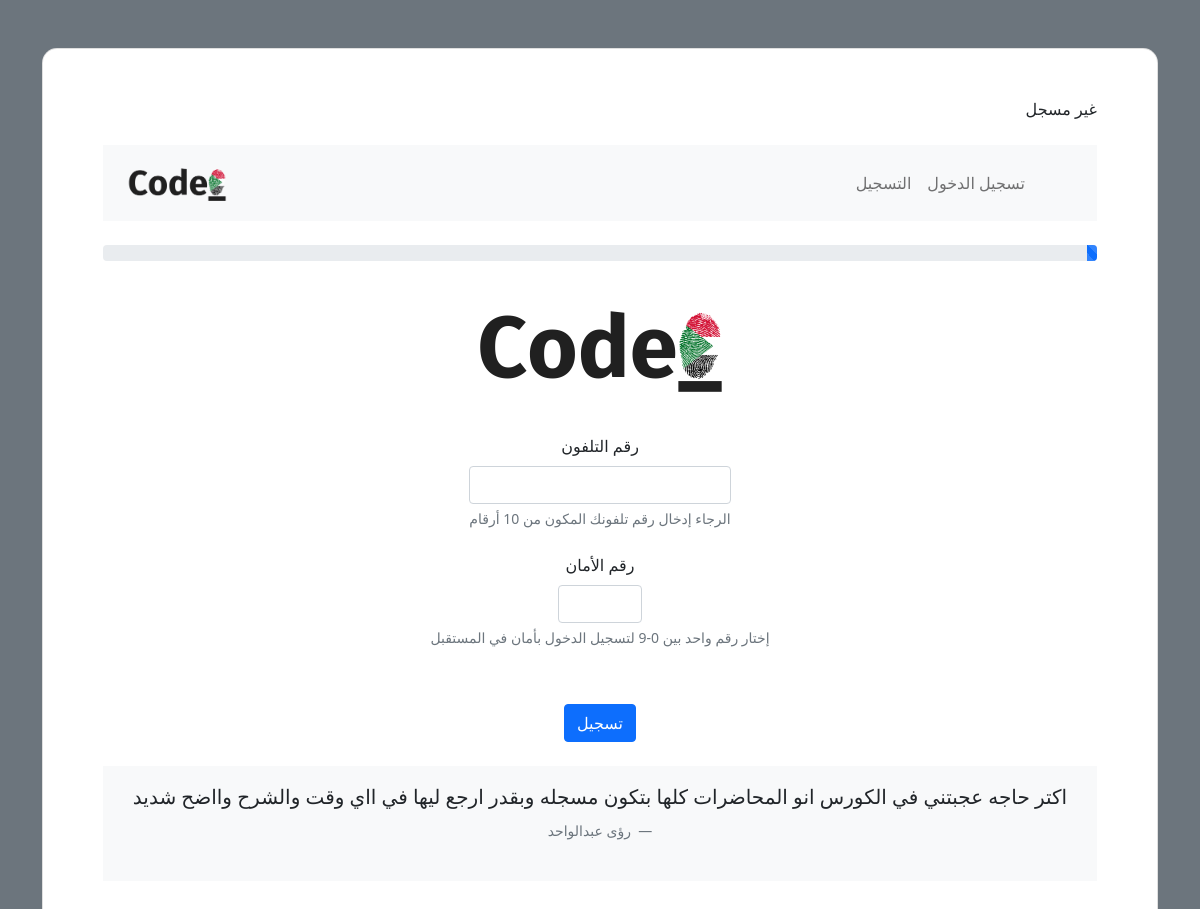
The app's page /register_student/ with its own data.
### registration/models.py (models this page shows, shortened)
class CodeSudanQuote(models.Model):
    id = models.AutoField(primary_key=True)
    quote = models.TextField()
    by = models.CharField(max_length=64)

### registration/views.py (the view, shortened to what this page needs)
# urls.py: path("register_student/", views.register_student, name="register_student"),
def register_student(request):
    if request.method == "GET":
        if request.user.is_authenticated:
            return HttpResponseRedirect(reverse("registration:index"))
        else:
            quote = get_quote()
            return render(request, "registration/register_student.html", {
                "form": register_login_form(),
                "progress": 1,
                "quote": quote,
            })

### registration/forms.py
class register_login_form(ModelForm):
    class Meta:
        model=Student
        fields=["username", "password"]
        labels={
            "username": "رقم التلفون",
            "password": "رقم الأمان",
        }
        help_texts={
            "username": "الرجاء إدخال رقم تلفونك المكون من 10 أرقام",
            "password": "إختار رقم واحد بين 0-9 لتسجيل الدخول بأمان في المستقبل"
        }
        widgets={
            "username": forms.TextInput(attrs={"class": "form-control"}),
            "password": forms.PasswordInput(attrs={"class": "form-control w-25 d-flex", "type": "number", "min": "0", "max": "9", "size": "20",})
        }
        required={
            "username",
            "password"
        }

### registration/utils.py (called while the page is built)
def get_quote():
    try:
        count = CodeSudanQuote.objects.count()
        quote = CodeSudanQuote.objects.all()[randint(0, count -1)]
    except Exception as e:
        print(e)
        return None
    return quote

### registration/templates/registration/register_student.html (shortened to what this page needs)
{% extends "registration/layout.html" %}
{% block body %}
{% load static %}
<h3 class="mb-4 pb-2 pb-md-0 text-center">
  <img src="{% static '/img/logo.png' %}" alt="" width="250">
</h3>
<form action="{% url 'registration:register_student' %}" method='POST'>
  <div class="row">
    <div class="md-6 mb-4 d-flex justify-content-center">
      <div class="form-outline text-center">
        <label class="form-label">{{form.username.label}}</label>
        {{form.username}}
        <div class="form-text">{{form.username.help_text}}</div>
      </div>
    </div>
  </div>
  <div class="row">
    <div class="md-6 mb-4 d-flex justify-content-center">
      <div class="form-outline text-center">
        <label class="form-label">{{form.password.label}}</label>
        <div>
          <center>{{form.password}}</center>
        </div>
        <div class="form-text">{{form.password.help_text}}</div>
      </div>
    </div>
  </div>
  <div class="row">
    <div class="md-6 mb-4 d-flex justify-content-center">
      <div class="mt-4 pt-2">
        <button type="submit" class="btn btn-primary">تسجيل</button>
      </div>
    </div>
  </div>
</form>
{% endblock %}

### registration/templates/registration/layout.html (shortened to what this page needs)
<!DOCTYPE html>
<html lang="ar" dir="rtl">
<head>
  {% load static %}
  <link href="{% static 'css/bootstrap.min.css' %}" rel="stylesheet" />
  <link href="{% static 'css/style.css' %}" rel="stylesheet" />
</head>
<body class="bg-secondary">
  <div class="container">
    <section>
      <div class="container py-5 h-5">
        <div class="row justify-content-center align-items-center h-100">
          <div class="card shadow-2-strong card-registration" style="border-radius: 15px;">
            <div class="card-body p-4 p-md-5">
              <div>
                {% if user.is_authenticated %} مرحبا
                <strong>{{ user.first_name }}</strong> في عائلة كود_ سودان{% else %} غير مسجل {% endif %}
              </div>
              <br>
              <nav class="navbar navbar-expand-lg navbar-light bg-light justify-content-center">
                <div class="container-fluid">
                  <ul class="navbar-nav">
                    {% if user.is_authenticated %}
                    <li class="nav-item">
                      <a class="nav-link" href="{% url 'registration:index' %}">الرئيسية</a>
                    </li>
                    {% if user.is_complete %}
                    <li class="nav-item">
                      <a class="nav-link" href="{% url 'registration:student_details' %}">تعديل بياناتي</a>
                    </li>
                    {% endif %}
                    <li class="nav-item">
                      <a class="nav-link" href="{% url 'registration:my_programs' %}">برامجي
                        {% if request.session.programs_count %}
                        <span class="badge bg-secondary">{{request.session.programs_count}}</span>
                        {% endif %}
                      </a>
                    </li>
                    <li class="nav-item">
                      <a class="nav-link" href="{% url 'registration:logout' %}">تسجيل الخروج</a>
                    </li>
                    {% else %}
                    <li class="nav-item">
                      <a class="nav-link" href="{% url 'registration:login' %}">تسجيل الدخول</a>
                    </li>
                    <li class="nav-item">
                      <a class="nav-link" href="{% url 'registration:register_student' %}">التسجيل</a>
                    </li>
                    {% endif %}
                  </ul>
                  <a class="navbar-brand" href="{% url 'registration:index' %}">
                    <img src="{% static '/img/logo.png' %}" alt="" width="100">
                  </a>
                </div>
              </nav>
              <br />
              {% if progress %}
              <div class="progress">
                <div class="progress-bar progress-bar-striped" role="progressbar" style="width: {{progress}}%"
                  aria-valuenow="25" aria-valuemin="0" aria-valuemax="100"></div>
              </div>
              <br>
              {% endif %}
            <div>
              {% block body %} {% endblock %}
            </div>
            {% if quote %}
            <footer class="bg-light text-center">
                  <figure class="text-center p-3">
                    <blockquote class="blockquote">
                      <p>{{quote.quote}}</p>
                    </blockquote>
                    <figcaption class="blockquote-footer p-2">
                      {{quote.by}}
                    </figcaption>
                  </figure>
            </footer>
            {% endif %}
          </div>
        </div>
      </div>
  </div>
  </div>
</body>
</html>

### records on screen
CodeSudanQuote: quote "اكتر حاجه عجبتني في الكورس انو المحاضرات كلها بتكون مسجله وبقدر ارجع ليها في ااي وقت والشرح وااضح شديد", by "رؤى عبدالواحد"
